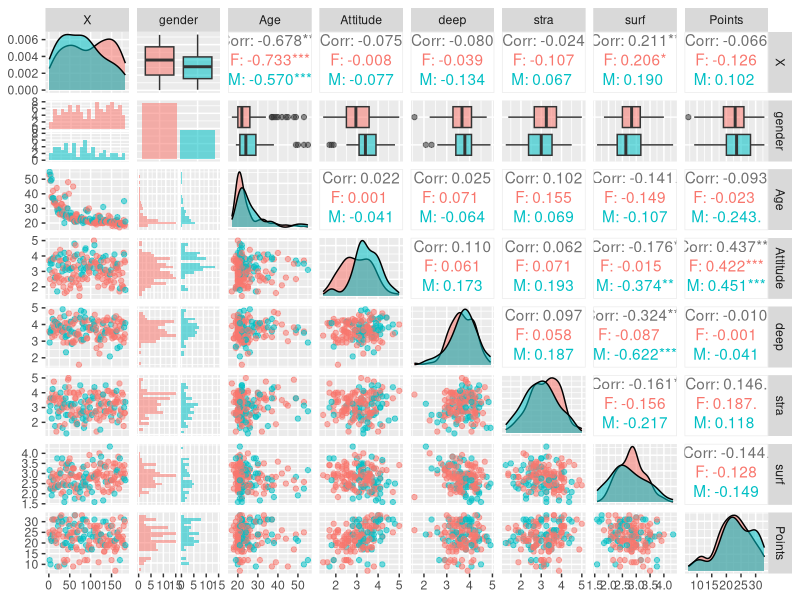
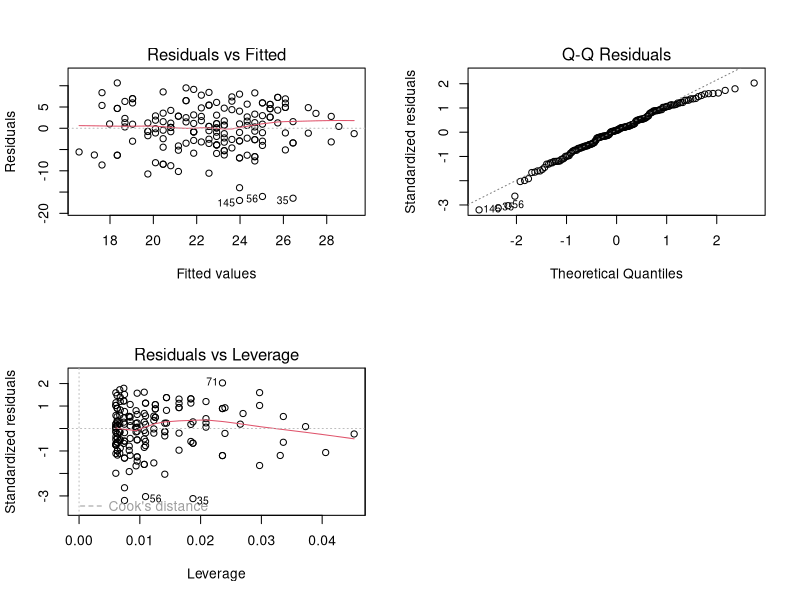

The R script that drew these images, in order:
## ---- chunk 1
Learning<-read.csv("LRN14.csv")
dim(Learning)
str(Learning)
max(Learning$Points)
min(Learning$Points)
## ---- chunk 2
library(GGally)
library(ggplot2)

# create a more advanced plot matrix with ggpairs()
p <- ggpairs(Learning, mapping = aes(col=gender, alpha=0.3), lower = list(combo = wrap("facethist", bins = 20)))
p

## ---- chunk 3
library(ggplot2)
library(GGally)

# create a regression model with multiple explanatory variables
my_model2 <- lm(Points ~ Attitude + stra + surf, data = Learning)

# print out a summary of the model
summary(my_model2)
## ---- chunk 4
library(ggplot2)
library(GGally)

# create a regression model with one explanatory variable
my_model2 <- lm(Points ~ Attitude, data = Learning)

# print out a summary of the model
summary(my_model2)
## ---- chunk 5
library(ggplot2)
library(GGally)
my_model2 <- lm(Points ~ Attitude, data = Learning)

# draw diagnostic plots using the plot() function. Choose the plots 1, 2 and 5

par(mfrow = c(2,2))

plot(my_model2, which=c(1, 2, 5))
